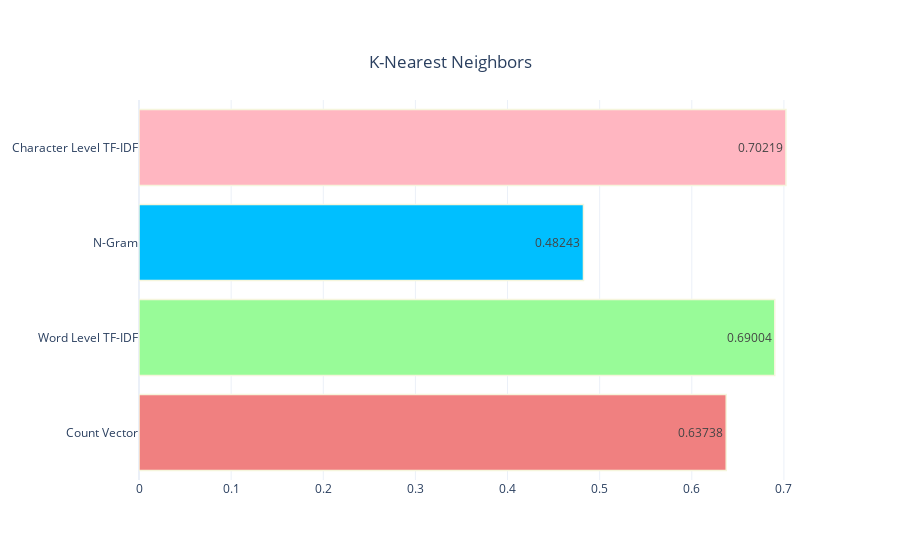

Here is the notebook cell this chart was saved with:
### Markdown cell above
<a id="21"></a>

# **K-Nearest Neighbor Results**

### Code cell
knn_results=pd.DataFrame({"Values": [knn_cross_val_count,knn_cross_val_word,knn_cross_val_Ngram,knn_cross_val_char],
                              "Function":["Count Vector","Word Level TF-IDF","N-Gram","Character Level TF-IDF"]})
fig=make_subplots(rows=1,cols=1)
fig.add_trace(go.Bar(x=[round(i,5) for i in knn_results["Values"]],
                    y=knn_results["Function"],
                    text=[round(i,5) for i in knn_results["Values"]],orientation="h",textposition="inside",name="Values",
                    marker=dict(color=["lightcoral","palegreen","deepskyblue","lightpink"],line_color="beige",line_width=1.5)),row=1,col=1)
fig.update_layout(title={"text": "K-Nearest Neighbors ",
                        "y":0.9,
                        "x":0.5,
                        "xanchor":"center",
                        "yanchor":"top"},
                 template="plotly_white")
fig.update_xaxes(row=1,col=1)
iplot(fig)

### Figure 1 — Plotly figure (JSON) as saved in the notebook; plotly's stock layout.template omitted (floating-point values rounded to 4 significant figures)
{"data": [{"marker": {"color": ["lightcoral", "palegreen", "deepskyblue", "lightpink"], "line": {"color": "beige", "width": 1.5}}, "name": "Values", "orientation": "h", "text": ["0.63738", "0.69004", "0.48243", "0.70219"], "textposition": "inside", "type": "bar", "x": [0.6374, 0.69, 0.4824, 0.7022], "xaxis": "x", "y": ["Count Vector", "Word Level TF-IDF", "N-Gram", "Character Level TF-IDF"], "yaxis": "y"}], "layout": {"title": {"text": "K-Nearest Neighbors ", "x": 0.5, "xanchor": "center", "y": 0.9, "yanchor": "top"}, "xaxis": {"anchor": "y", "domain": [0, 1]}, "yaxis": {"anchor": "x", "domain": [0, 1]}}}
